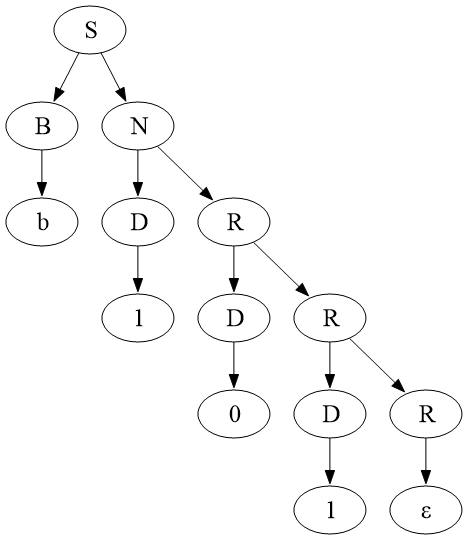

Write Python code to recreate this figure.
# tree.py
# Dibuja el árbol de derivación de una cadena con Graphviz.
#
# No cambia nada del resto del proyecto: usa el parser LL(1) de ll1.py, que
# ya construye el árbol con nodos de la clase Node (grammar.py). Este archivo
# solo recorre ese árbol y lo escribe en el lenguaje DOT de Graphviz, donde
# cada línea  "n1" -> "n2"  es una arista del padre n1 al hijo n2.
#
# Uso:  python tree.py CADENA < gramatica.txt
#       (la línea "e" como CADENA es la cadena vacía)
# Escribe el archivo tree.dot. La imagen se genera con:
#       dot -Tpng tree.dot -o tree.png
#
# Como el árbol lo construye el parser LL(1), la gramática debe ser LL(1).

import sys

from grammar import EPSILON, read_grammar
from first_follow import compute_first, compute_follow
from ll1 import is_ll1, build_ll1_table, ll1_parse


def number_nodes(node, nodes):
    """Agrega a 'nodes' todos los nodos del árbol, en preorden, y los numera desde 1."""
    nodes.append(node)
    node.number = len(nodes)
    for child in node.children:
        number_nodes(child, nodes)


def label(symbol):
    """El símbolo como texto para DOT: las comillas y la barra \\ se escapan."""
    return symbol.replace("\\", "\\\\").replace('"', '\\"')


def write_dot(root, file_name):
    """
    Escribe el árbol en formato DOT. Cada nodo se llama n1, n2, ... (su
    número) y muestra su símbolo. Por cada hijo se escribe una arista desde
    el padre. Si en un nodo se usó una producción vacía, se le cuelga una
    hoja con ε, como en los árboles del libro.
    """
    nodes = []
    number_nodes(root, nodes)

    lines = ["digraph tree {"]
    for node in nodes:
        lines.append(f'    n{node.number} [label="{label(node.symbol)}"];')
        for child in node.children:
            lines.append(f"    n{node.number} -> n{child.number};")
        if node.production is not None and len(node.children) == 0:
            lines.append(f'    e{node.number} [label="ε"];')
            lines.append(f"    n{node.number} -> e{node.number};")
    lines.append("}")

    with open(file_name, "w", encoding="utf-8") as file:
        file.write("\n".join(lines) + "\n")


def main():
    if len(sys.argv) < 2:
        print("Usage: python tree.py STRING < grammar.txt")
        return
    string = sys.argv[1]
    if string == EPSILON:
        string = ""

    grammar = read_grammar()
    first = compute_first(grammar)
    follow = compute_follow(grammar, first)
    if not is_ll1(grammar, first, follow):
        print("The grammar is not LL(1).")
        return
    table = build_ll1_table(grammar, first, follow)

    accepted = False
    if grammar.only_terminals(string):
        accepted, root = ll1_parse(grammar, table, string)
    if not accepted:
        print("no")
        return

    write_dot(root, "tree.dot")
    print("yes")
    print("Tree written to tree.dot. To draw it:  dot -Tpng tree.dot -o tree.png")


main()
